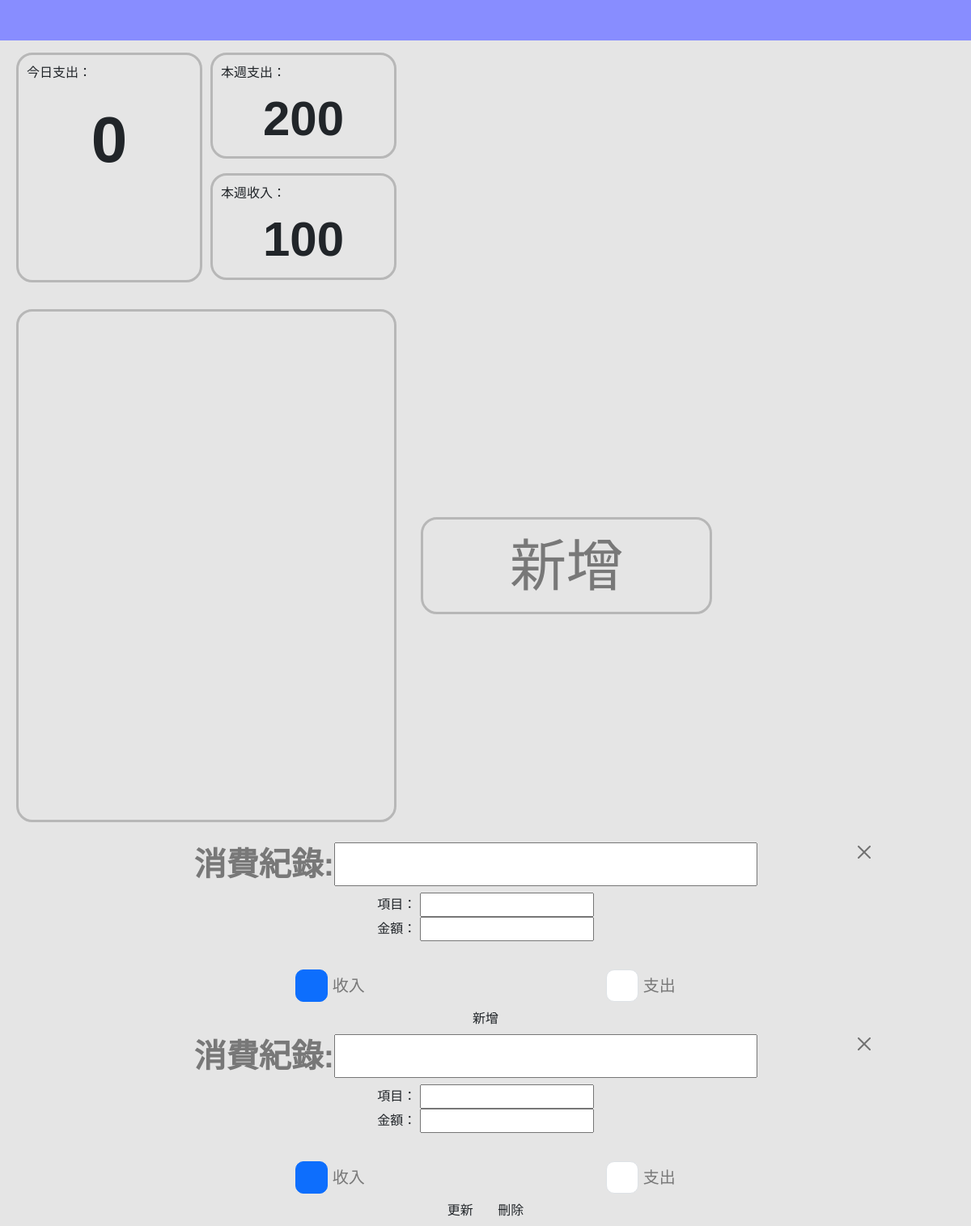
/ (signed in), run on an earlier commit of the app's database.
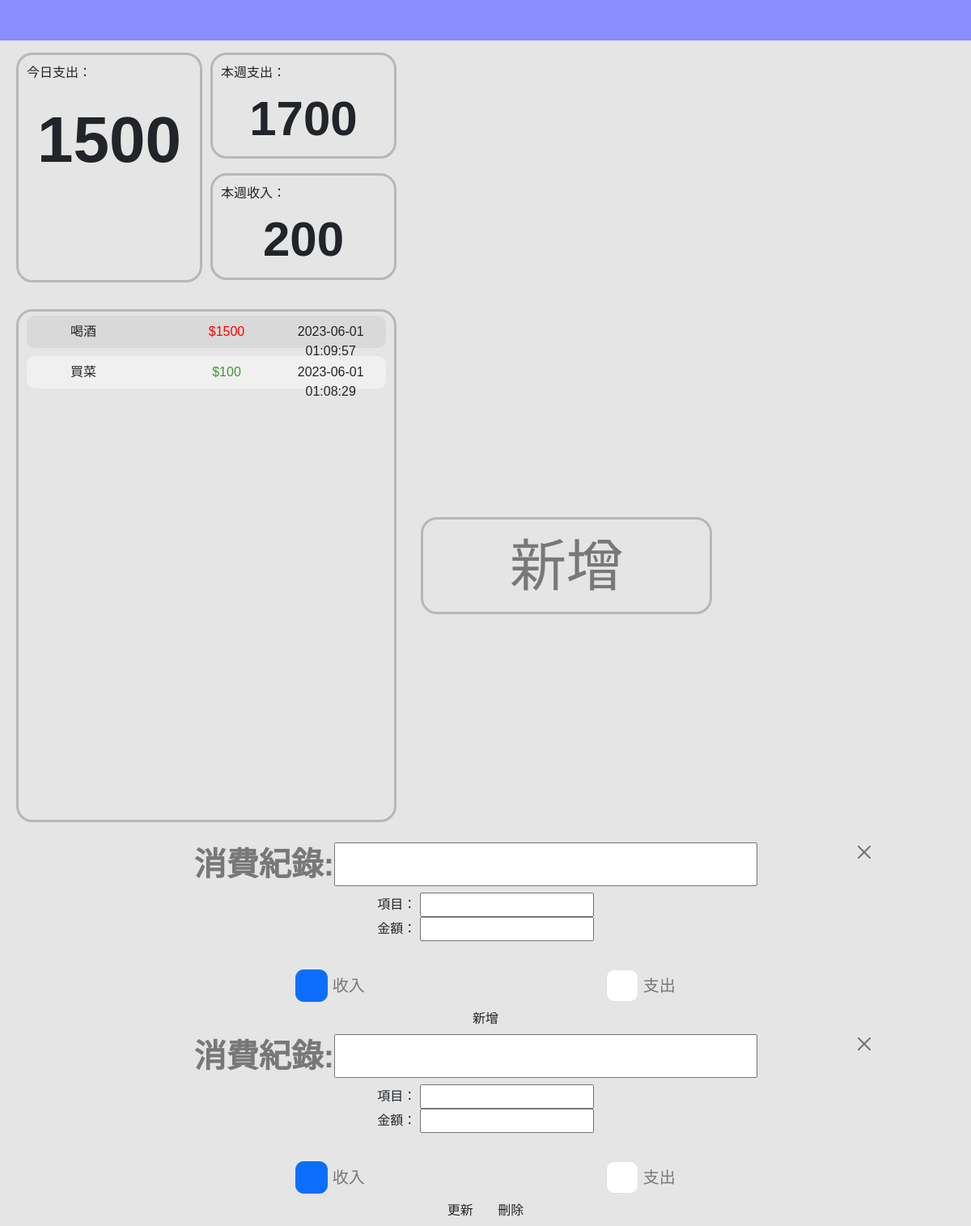
And on a later commit of the database.
### tables this page shows
CREATE TABLE "record" (
	"id"	INTEGER NOT NULL,
	"user_id"	INTEGER NOT NULL,
	"type"	INTEGER NOT NULL,
	"info"	TEXT,
	"money"	INTEGER NOT NULL,
	"date"	INTEGER,
	PRIMARY KEY("id" AUTOINCREMENT)
);

### app.py (the view)
@app.route('/')
def index():
    if 'user_id' not in session:
        return redirect('/login')
    else:
        user_id = session['user_id']
        today = date.today().strftime("%Y-%m-%d %H:%M:%S")
        record = get_date_record(user_id, today)
        full_record = get_all_record(user_id)
        daily_expense = get_daily_expense(full_record)
        weekly_expense, weekly_income = get_weekly_expense(full_record)
        return render_template('index.html', records = record, daily_expense = daily_expense, weekly_expense = weekly_expense, weekly_income = weekly_income)

### app.py (called while the page is built)
def get_all_record(user_id):
    conn = sqlite3.connect('data.db')
    c = conn.cursor()
    c.execute("SELECT * FROM record where user_id = ? ORDER BY date DESC", [user_id])
    record = c.fetchall()
    conn.close()
    return record

def get_date_record(user_id, date):
    dateRecord = []
    date = datetime.strptime(date, "%Y-%m-%d %H:%M:%S")
    conn = sqlite3.connect('data.db')
    c = conn.cursor()
    c.execute("SELECT * FROM record where user_id = ? ORDER BY date DESC", [user_id])
    records = c.fetchall()
    conn.close()
    for record in records:
        dt = datetime.strptime(record[5], "%Y-%m-%d %H:%M:%S")
        if dt.date() == date.date():
            dateRecord.append(record)
    return dateRecord

def get_daily_expense(records):
    daily_expense = 0
    today = date.today()
    for record in records:
        dt = datetime.strptime(record[5], "%Y-%m-%d %H:%M:%S")
        if dt.date() == today and record[2] == 0:
            daily_expense += record[4]
    return daily_expense

def get_weekly_expense(records):
    weekly_expense = 0
    weekly_income = 0
    today = date.today()
    year, week, weekday = today.isocalendar()
    for record in records:
        dt = datetime.strptime(record[5], "%Y-%m-%d %H:%M:%S")
        dt_year, dt_week, dt_weekday = dt.isocalendar()
        if dt_year == year and dt_week == week:
            if record[2] == 0:
                weekly_expense += record[4]
            elif record[2] == 1:
                weekly_income += record[4]
    return weekly_expense, weekly_income

### templates/index.html (shortened to what this page needs)
<!DOCTYPE html>
<html lang="en">
<head>
    <link href="https://cdn.jsdelivr.net/npm/bootstrap@5.3.0-alpha3/dist/css/bootstrap.min.css" rel="stylesheet"
>
    <link rel="stylesheet" type="text/css"
        href="https://cdn.jsdelivr.net/npm/evo-calendar@1.1.2/evo-calendar/css/evo-calendar.min.css" />
    <link rel="stylesheet" href="{{ url_for('static', filename='styles/main.css') }}">
</head>
<body>
    <nav class="navbar navbar-fixed-top">
    </nav>
    <div class="container-fluid">
        <div class="row">
            <div class="col-5">
                <div class="row data-block-left-up">
                    <div class="col">
                        <div class="outline data-block-dailypay">
                            <p class="block-info">今日支出：</p>
                            <div class="text-center block-value">
                                <p class="value">{{ daily_expense }}</p>
                            </div>
                        </div>
                    </div>
                    <div class="col">
                        <div class="data-block-weekly-up">
                            <div class="outline">
                                <p class="block-info">本週支出：</p>
                                <div class="text-center block-value-weekly">
                                    <p class="value-weekly">{{ weekly_expense }}</p>
                                </div>
                            </div>
                        </div>
                        <div class="data-block-weekly-down">
                            <div class="outline">
                                <p class="block-info">本週收入：</p>
                                <div class="text-center block-value-weekly">
                                    <p class="value-weekly">{{ weekly_income }}</p>
                                </div>
                            </div>
                        </div>
                    </div>
                </div>
                <div class="row data-block-left-down">
                    <div class="outline">
                        <div class="record-list-block">
                            <ul class="list-group">
                                {% for record in records %}
                                <li class="list-item" id="{{record[0]}}" data-bs-toggle="modal"
                                    data-bs-target="#updateRecord">
                                    <div class="row item-text">
                                        <span class="col" id="info-{{ record[0] }}">{{ record[3] }}</span>
                                        {% if record[2]==1 %}
                                        <span class="col text-center income" id="price-{{ record[0] }}">${{ record[4]
                                            }}</span>
                                        {% else %}
                                        <span class="col text-center expense" id="price-{{ record[0] }}">${{ record[4]
                                            }}</span>
                                        {% endif %}
                                        <span class="col text-center" id="date-{{ record[0] }}">{{ record[5] }}</span>
                                    </div>
                                </li>
                                {% endfor %}
                            </ul>
                        </div>
                    </div>
                </div>
            </div>
            <div class="col-4">
                <div class="data-block-right-up">
                </div>
                <div class="data-block-right-down text-center">
                    <input type="button" class="add-record btn" value="新增" data-bs-toggle="modal"
                        data-bs-target="#addRecord">
                </div>
            </div>
        </div>
    </div>
    <div  id="addRecord" data-bs-backdrop="static" data-bs-keyboard="false" tabindex="-1"
        aria-labelledby="staticBackdropLabel" aria-hidden="true">
        <div class="modal-dialog modal-dialog-centered">
            <div class="modal-content">
                <div class="modal-body">
                    <button type="button" class="btn-close" data-bs-dismiss="modal" aria-label="Close"></button>
                    <div class="text-center">
                        <form action="/record_action" method="POST">
                            <h1>消費紀錄:<input type="text" id="record-id" name="record_id" value="" ></h1>
                            <div class="input-block">
                                <div class="input">
                                    <span>項目：</span>
                                    <input id="item" type="text" name="info">
                                </div>
                                <div class="input">
                                    <span>金額：</span>
                                    <input id="price" type="number" name="money">
                                </div>
                                <div class="record-type-block row">
                                    <div class="form-check col">
                                        <input class="form-check-input" type="radio" name="type" id="flexRadioDefault1"
                                            value="1" checked>
                                        <label class="form-check-label" for="flexRadioDefault1">
                                            收入
                                        </label>
                                    </div>
                                    <div class="form-check col">
                                        <input class="form-check-input" type="radio" name="type" id="flexRadioDefault2"
                                            value="0">
                                        <label class="form-check-label" for="flexRadioDefault2">
                                            支出
                                        </label>
                                    </div>
                                </div>
                            </div>
                            <div class="action-btn">
                                <button type="submit" class="btn add" name="action" value="add">新增</button>
                            </div>
                        </form>
                    </div>
                </div>
            </div>
        </div>
    </div>
    <div  id="updateRecord" data-bs-backdrop="static" data-bs-keyboard="false" tabindex="-1"
        aria-labelledby="staticBackdropLabel" aria-hidden="true">
        <div class="modal-dialog modal-dialog-centered">
            <div class="modal-content">
                <div class="modal-body">
                    <button type="button" class="btn-close" data-bs-dismiss="modal" aria-label="Close"></button>
                    <div class="text-center">
                        <form action="/record_action" method="POST">
                            <h1>消費紀錄:<input type="text" id="record-id" name="record_id" value="" ></h1>
                            <div class="input-block">
                                <div class="input">
                                    <span>項目：</span>
                                    <input id="update-info" type="text" name="info">
                                </div>
                                <div class="input">
                                    <span>金額：</span>
                                    <input id="update-price" type="number" name="money">
                                </div>
                                <div class="record-type-block row">
                                    <div class="form-check col">
                                        <input class="form-check-input" type="radio" name="type" id="update-income"
                                            value="1" checked>
                                        <label class="form-check-label" for="update-income">
                                            收入
                                        </label>
                                    </div>
                                    <div class="form-check col">
                                        <input class="form-check-input" type="radio" name="type" id="update-expense"
                                            value="0">
                                        <label class="form-check-label" for="update-expense">
                                            支出
                                        </label>
                                    </div>
                                </div>
                            </div>
                            <div class="action-btn">
                                <button type="submit" class="btn add" name="action" value="update">更新</button>
                                <button type="submit" class="btn add" name="action" value="delete">刪除</button>
                            </div>
                        </form>
                    </div>
                </div>
            </div>
        </div>
    </div>
</body>
</html>

### static/styles/main.css (style rules this page uses)
body { background-color: #E5E5E5; font-family: 'Trebuchet MS', 'Lucida Sans Unicode', 'Lucida Grande', 'Lucida Sans', Arial, sans-serif; }
h1 { color: #787878; font-weight: bold; font-size: 40px; }
.col { padding: unset !important; }
.col-8, .col-4 { height: 94vh !important; }
.row>* { padding: unset !important; }
.navbar { background-color: #888DFF; height: 50px; }
.data-block-right-up { height: 75%; margin: 5px; padding: 15px; }
.data-block-right-down { height: 20%; margin: 5px; padding: 15px; }
.data-block-left-up { height: 30%; margin: 0 0 0 10px; padding: 10px; }
.data-block-left-down { height: 65%; margin: 25px 0 0 10px; border-top: 20px; padding: 10px 10px 0 10px; }
.data-block-dailypay { height: 80% !important; margin: 5px 5px 0 0px; }
.data-block-weekly-up { height: 37%; margin: 5px 0 18px 5px; }
.data-block-weekly-down { height: 37%; margin: 10px 0 0 5px; }
.outline { border: #B7B7B7 solid; border-radius: 20px; height: 100%; }
.record-list-block { height: 575px; overflow-y: auto; }
.list-item { position: relative; display: block; height: 40px; padding: var(--bs-list-group-item-padding-y) var(--bs-list-group-item-padding-x); margin: 5px 10px; border-radius: 10px; }
.list-item:nth-child(odd) { background-color: #D9D9D9; }
.list-item:nth-child(even) { background-color: #F0F0F0; }
.block-info { margin: 10px auto auto 10px; }
.block-value { margin-top: 5%; }
.value { font-size: 80px; font-weight: bold; }
.value-weekly { font-size: 60px; font-weight: bold; padding-bottom: 20px; }
.add-record { font-size: 70px; border: #B7B7B7 solid; color: #787878; border-radius: 20px; width: 100%; height: 100%; }
.modal-content { background-color: #E5E5E5; background-clip: unset; }
.modal-dialog { max-width: unset; width: 80%; max-width: 1000px; }
.record-type-block { display: inline-flex; width: 80%; margin: 30px auto auto; }
.btn-close { float: right; }
.form-check { font-size: 20px; color: #787878; }
.form-check label { margin-top: 10px; }
.form-check-input { width: 40px; height: 40px; border-radius: 10px !important; }
.form-check .form-check-input { float: none; margin-left: unset; }
.form-check-input:checked[type=radio] { --bs-form-check-bg-image: none; }
.item-text { padding-left: 50px; }
.income { color: #41992f; }
.expense { color: red; }

What changed in the data, as far as the page shows it:
added record: info "喝酒", money "1500", date "2023-06-01 01:09:57"
added record: info "買菜", money "100", date "2023-06-01 01:08:29"
Also different on the page:
{{ daily_expense }}: "0" → "1500"
{{ weekly_expense }}: "200" → "1700"
{{ weekly_income }}: "100" → "200"
